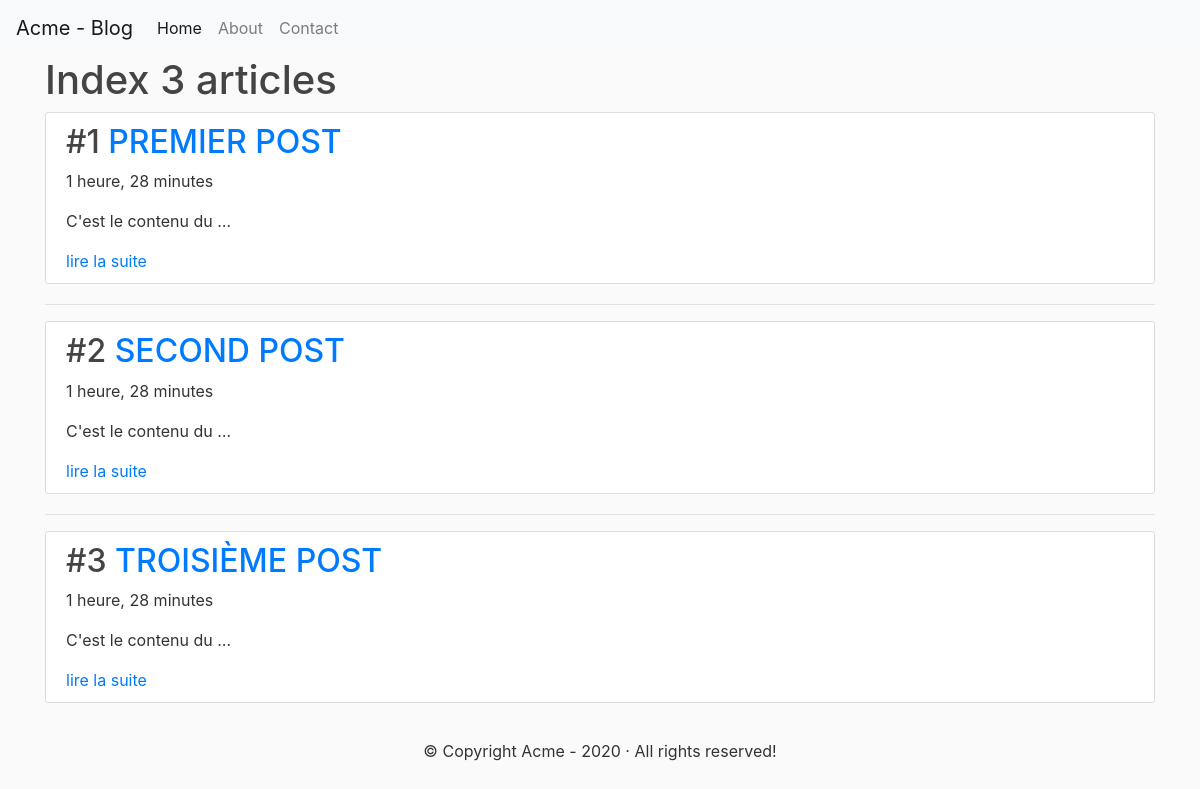
The page / on the database its author committed.
### blog/models.py (models this page shows, shortened)
class TimestampModel(models.Model):
    created_at = models.DateTimeField(auto_now_add=True)
    updated_at = models.DateTimeField(auto_now=True)
    class Meta:
        abstract = True

class Post(TimestampModel):
    title = models.CharField(max_length=255)
    content = models.TextField()

### blog/views.py (the view)
# urls.py: path('', views.index, name='blog-home'),
def index(request):
    posts = Post.objects.all()
    return render(request, 'blog/index.html', {'posts': posts, 'title': 'Homepage'})

### blog/templates/blog/index.html
{% extends 'layouts/base.html' %}
{% block content %}
    <h1>Index {{ posts|length }} articles</h1>
    {% for post in posts %}
        <article class="content-section">
            <h2>#{{ post.id }} <a href="{% url 'blog:blog-post' post.id  %}">{{ post.title|upper }}</a></h2>
            <p>{{ post.created_at|timesince }}</p>
            <p>{{ post.content|truncatewords:4 }}</p>
            <a href="{% url 'blog:blog-post' post.id %}">lire la suite</a>
        </article>
        {% if not forloop.last%}
            <hr>
        {% endif %}
    {% empty %}
        <p>Sorry, no posts available</p>
    {% endfor %}
{% endblock %}

### templates/layouts/base.html (shortened to what this page needs)
{% load static %}
<!DOCTYPE html>
<html>
<head>
    <link rel="stylesheet" href="https://stackpath.bootstrapcdn.com/bootstrap/4.3.1/css/bootstrap.min.css">
    <link rel="stylesheet" type="text/css" href="{% static 'blog/css/style.css' %}">
</head>
<body>
    {% include 'layouts/_nav.html' %}
    <div class="container">
        {% block content %}{% endblock %}
    </div>
    {% include 'layouts/_footer.html' %}
</body>
</html>

### templates/layouts/_nav.html (shortened to what this page needs)
<header>
    <nav class="navbar navbar-expand-lg navbar-light bg-light">
        <a class="navbar-brand" href="{% url 'blog:blog-home' %}">Acme - Blog</a>
        <div class="collapse navbar-collapse" id="navbarNavAltMarkup">
            <div class="navbar-nav">
                <a class="nav-item nav-link active" href="{% url 'blog:blog-home' %}">Home <span class="sr-only">(current)</span></a>
                <a class="nav-item nav-link" href="{% url 'about' %}">About</a>
                <a class="nav-item nav-link" href="{% url 'contact' %}">Contact</a>
            </div>
        </div>
    </nav>
</header>

### templates/layouts/_footer.html
<footer class="page-footer font-small blue">
  <div class="footer-copyright text-center py-3">
      <p>&copy; Copyright Acme - {% now 'Y' %} &middot; All rights reserved!</p>
  </div>
</footer>

### blog/static/blog/css/style.css (style rules this page uses)
body { background: #fafafa; color: #333333; }
h1, h2, h3, h4, h5, h6 { color: #444444; }
.content-section { background: #ffffff; padding: 10px 20px; border: 1px solid #dddddd; border-radius: 3px; margin-bottom: 20px; }

### rows shown on the page
Post: id "1", title "PREMIER POST", created_at "1 heure, 28 minutes", content "C'est le contenu du …"
Post: id "2", title "SECOND POST", created_at "1 heure, 28 minutes", content "C'est le contenu du …"
Post: id "3", title "TROISIÈME POST", created_at "1 heure, 28 minutes", content "C'est le contenu du …"

### other values the page prints
{{ posts|length }} "3"
